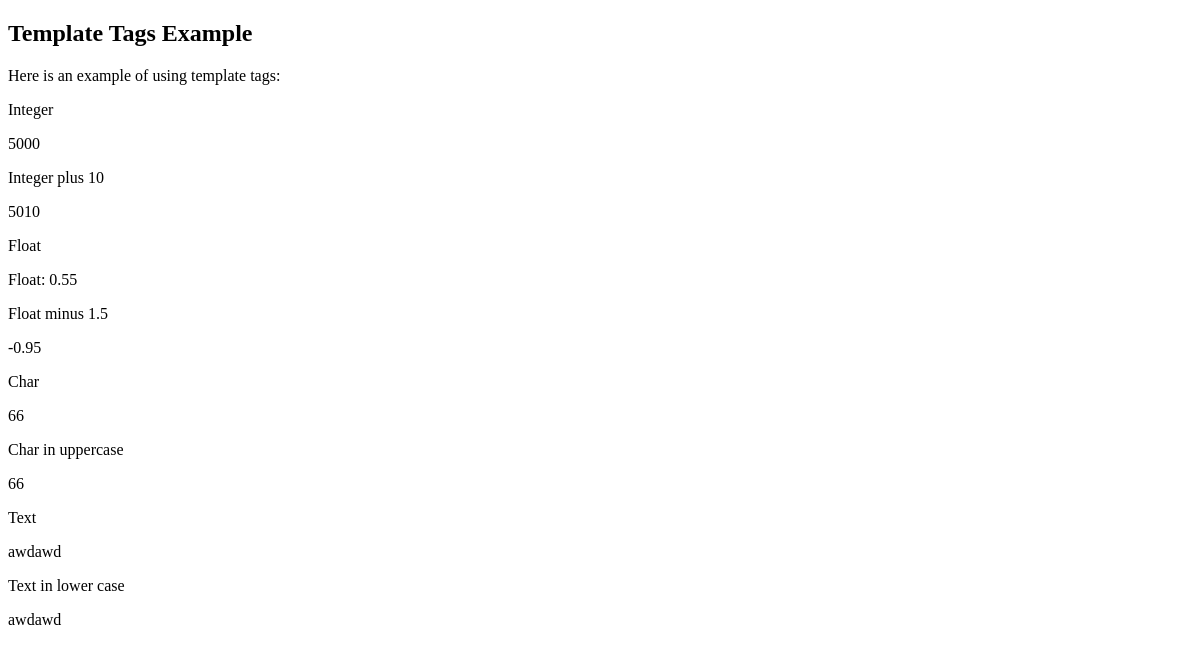
The page /template_tags on the database as committed earlier.
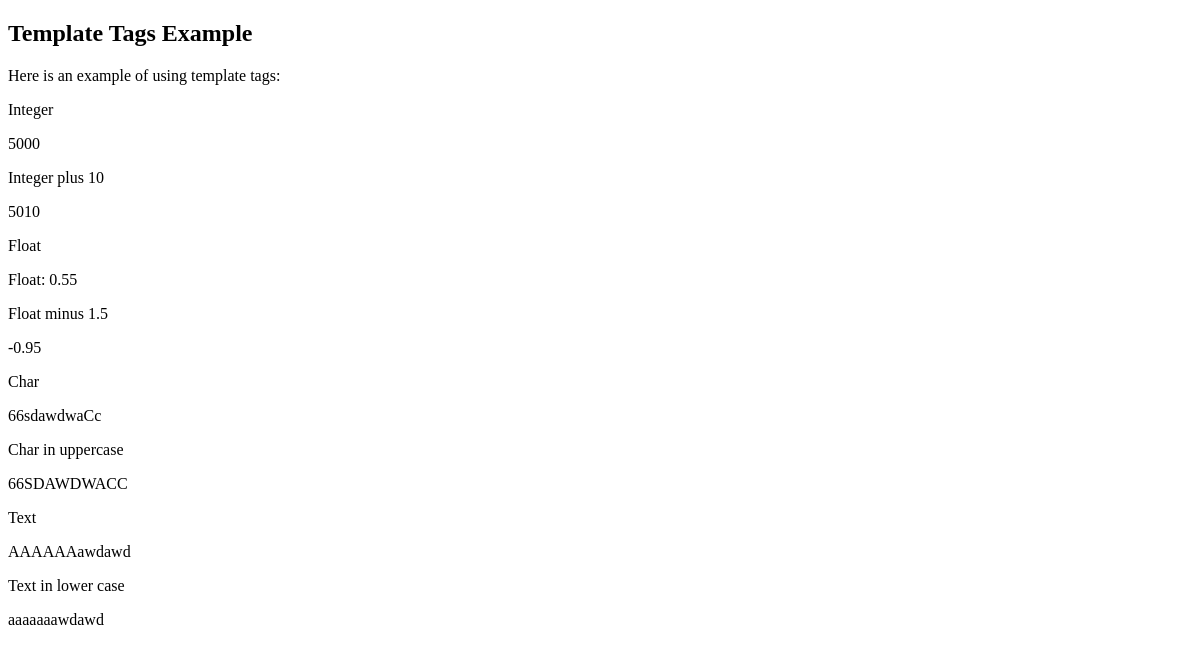
The same page on the database as committed later.
### rest/models.py (models this page shows, shortened)
class Table1(models.Model):
    foreign_key = models.ForeignKey(Table2, on_delete=models.CASCADE, related_name='table1_foreign', null=True, blank=True)
    one_to_one = models.OneToOneField(Table2, on_delete=models.CASCADE, related_name='table1_one', null=True, blank=True)
    many_to_many = models.ManyToManyField(Table3, related_name='table1_many', blank=True)
    integer_field = models.IntegerField(null=True, blank=True)      # Integer value (optional)
    float_field = models.FloatField(null=True, blank=True)          # Floating point number
    char_field = models.CharField(max_length=15)                    # Short text with max length
    text_field= models.TextField(blank=True)                        # Long text (optional)
    boolean_field = models.BooleanField(default=False)              # True or False
    date_field = models.DateField(null=True, blank=True)           # Date only
    time_field = models.TimeField(null=True, blank=True)           # Time only
    datetime_field = models.DateTimeField(null=True, blank=True)   # Full date and time
    image_field = models.ImageField(upload_to='images/', null=True, blank=True)  # For image files
    file_field = models.FileField(upload_to='files/', null=True, blank=True)     # For general files

### rest/views.py (the view)
# urls.py: path('template_tags', views.template_tags, name='template_tags'),
def template_tags(request):
    data = Table1.objects.first()
    return render(request, 'template_tags.html', {'data': data})

### rest/templatetags/tags_example.py (called while the page is built)
@register.filter
def plus(value, arg):
    return value + arg

@register.filter
def minus(value, arg):
    return value - arg

@register.filter
def lower(value):
    return value.lower()

@register.filter
def upper(value):
    return value.upper()

### rest/templates/template_tags.html
{% extends "base.html" %}
{% load tags_example %}
{% block body %}
<h2>Template Tags Example</h2>
<p>Here is an example of using template tags:</p>
Integer
<p>{{ data.integer_field }}</p>
Integer plus 10
<p>{{ data.integer_field|plus:10 }}</p>
Float
<p>Float: {{ data.float_field }}</p>
Float minus 1.5
<p>{{ data.float_field|minus:1.5 }}</p>
<p>Char</p>
<p>{{ data.char_field }}</p>
<p>Char in uppercase</p>
<p>{{ data.char_field|upper }}</p>
<p>Text</p>
<p>{{ data.text_field }}</p>
<p>Text in lower case</p>
<p>{{ data.text_field|lower }}</p>
{% endblock %}

Rows that differ between the two databases and show on the page:
changed Table1: char_field "66" → "66sdawdwaCc"; char_field "66" → "66SDAWDWACC"; text_field "awdawd" → "AAAAAAawdawd"; text_field "awdawd" → "aaaaaaawdawd"
